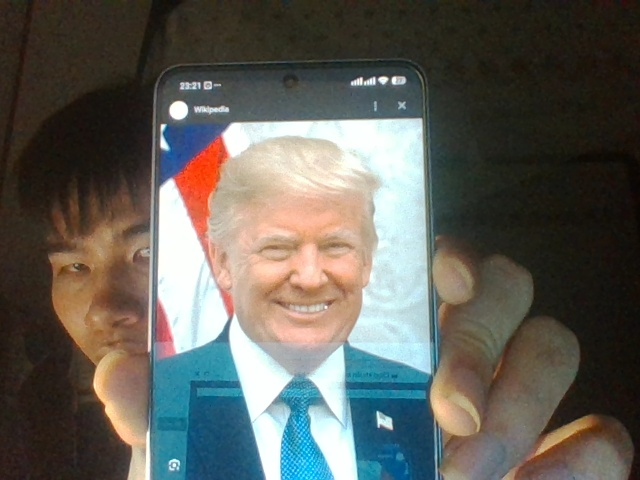
#> input picture data/photos/123456678.jpg, 640 x 480 px
$ python -i simple_encoder.py   (imports and definitions only)
#> lines starting #> are read from the running program, lines starting #| are printed output that depends on the picture; after the words box and inside, x2 and y2 are one past the last pixel; in counts of white or black regions, pixels touching at a corner belong together
#> in encode_from_file, frame is the input picture: shape (480, 640, 3); mean B, G, R 88.7, 95.3, 96.5
"""
Fallback face encoder that only depends on OpenCV and numpy.

This is less accurate than the face_recognition/dlib backend, but it lets the
application register and compare faces on machines where dlib is not installed.
"""
from __future__ import annotations

from dataclasses import dataclass
from typing import List, Tuple

import cv2
import numpy as np


FaceBox = Tuple[int, int, int, int]  # top, right, bottom, left
HAAR_XML = cv2.data.haarcascades + "haarcascade_frontalface_default.xml"


@dataclass
class SimpleEncodingResult:
    success: bool
    encoding: np.ndarray | None = None
    message: str = ""
    box: FaceBox | None = None


def detect_faces(frame_bgr: np.ndarray) -> List[FaceBox]:
    if frame_bgr is None or frame_bgr.size == 0:
        return []

    cascade = cv2.CascadeClassifier(HAAR_XML)
    if cascade.empty():
        return []

    gray = cv2.cvtColor(frame_bgr, cv2.COLOR_BGR2GRAY)
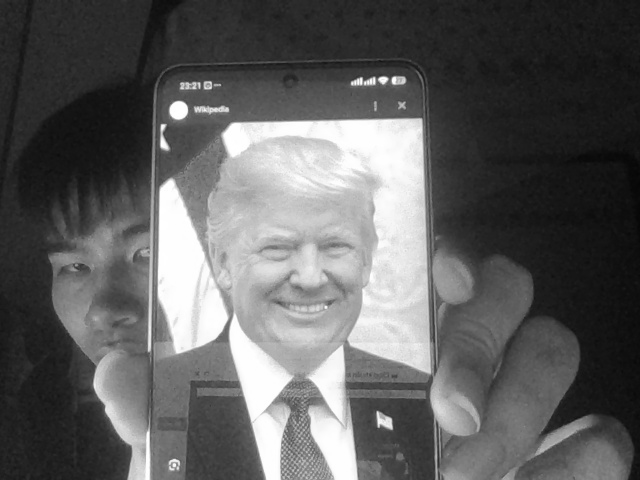
#> gray: shape (480, 640); min 6, max 255, mean 94.9
    faces = cascade.detectMultiScale(
        gray,
        scaleFactor=1.1,
        minNeighbors=5,
        minSize=(70, 70),
    )
#> faces = [[232, 187, 156, 156]]
    boxes: List[FaceBox] = []
    for x, y, w, h in faces:
        boxes.append((int(y), int(x + w), int(y + h), int(x)))
#> this loop made 1 pass
#> after the loop, boxes = [(187, 388, 343, 232)]
    return boxes


def encode_from_file(image_path: str) -> SimpleEncodingResult:
    frame = cv2.imread(image_path)
    if frame is None:
        return SimpleEncodingResult(False, message=f"Không đọc được ảnh: {image_path}")
    return encode_largest_face(frame)


def encode_largest_face(frame_bgr: np.ndarray) -> SimpleEncodingResult:
    boxes = detect_faces(frame_bgr)
#> boxes = [(187, 388, 343, 232)]
    if not boxes:
        return SimpleEncodingResult(False, message="Không tìm thấy khuôn mặt trong ảnh")

    box = max(boxes, key=lambda b: (b[2] - b[0]) * (b[1] - b[3]))
#> box = (187, 388, 343, 232)
    encoding = encode_face_box(frame_bgr, box)
    return SimpleEncodingResult(True, encoding=encoding, box=box, message="opencv_lbp")


def encode_face_box(frame_bgr: np.ndarray, box: FaceBox) -> np.ndarray:
#> called with box = (187, 388, 343, 232)
    top, right, bottom, left = box
#> top = 187; right = 388; bottom = 343; left = 232
    h, w = frame_bgr.shape[:2]
#> h = 480; w = 640
    pad_y = int((bottom - top) * 0.12)
#> pad_y = 18
    pad_x = int((right - left) * 0.12)
#> pad_x = 18

    y1 = max(0, top - pad_y)
#> y1 = 169
    y2 = min(h, bottom + pad_y)
#> y2 = 361
    x1 = max(0, left - pad_x)
#> x1 = 214
    x2 = min(w, right + pad_x)
#> x2 = 406

    face = frame_bgr[y1:y2, x1:x2]
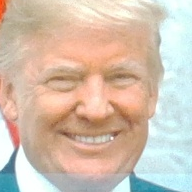
#> face: shape (192, 192, 3); mean B, G, R 176.4, 193, 211.7
    gray = cv2.cvtColor(face, cv2.COLOR_BGR2GRAY)
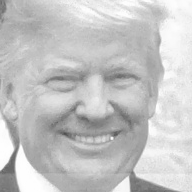
#> gray: shape (192, 192); min 78, max 255, mean 196.7
    gray = cv2.resize(gray, (96, 96), interpolation=cv2.INTER_AREA)
#> gray: shape (96, 96)
    gray = cv2.equalizeHist(gray)

    lbp = _lbp(gray)
    features = []
    cell = 24
    for y in range(0, 96, cell):
        for x in range(0, 96, cell):
            hist, _ = np.histogram(lbp[y:y + cell, x:x + cell], bins=256, range=(0, 256))
            hist = hist.astype(np.float32)
            hist /= hist.sum() + 1e-7
            features.append(hist)

    return np.concatenate(features).astype(np.float32)


def best_match(
    encoding: np.ndarray,
    known_encodings: List[np.ndarray],
    threshold: float = 0.82,
) -> Tuple[int, float]:
    if not known_encodings:
        return -1, 0.0

    scores = [cosine_similarity(encoding, known) for known in known_encodings]
    best_idx = int(np.argmax(scores))
    best_score = float(scores[best_idx])
    if best_score < threshold:
        return -1, best_score
    return best_idx, best_score


def cosine_similarity(a: np.ndarray, b: np.ndarray) -> float:
    if a.shape != b.shape:
        return 0.0
    denom = (np.linalg.norm(a) * np.linalg.norm(b)) + 1e-7
    return float(np.dot(a, b) / denom)


def _lbp(gray: np.ndarray) -> np.ndarray:
    center = gray[1:-1, 1:-1]
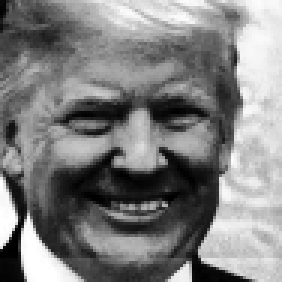
#> center: shape (94, 94) (shown 3 times larger); min 0, max 255, mean 127.6
    code = np.zeros_like(center, dtype=np.uint8)
    neighbors = [
        gray[:-2, :-2],
        gray[:-2, 1:-1],
        gray[:-2, 2:],
        gray[1:-1, 2:],
        gray[2:, 2:],
        gray[2:, 1:-1],
        gray[2:, :-2],
        gray[1:-1, :-2],
    ]
    for bit, neighbor in enumerate(neighbors):
        code |= ((neighbor >= center).astype(np.uint8) << bit)
#> this loop made 8 passes
#> pass 1, in _lbp, `code |= ((neighbor >= center).astype(np.uint8) << bit)`:
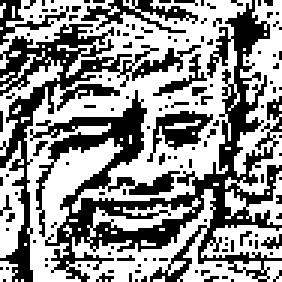
#> code: shape (94, 94) (shown 3 times larger); values 0 (black) and 1 (white), 56.6% white; black in thin lines or dots
#> after the loop:
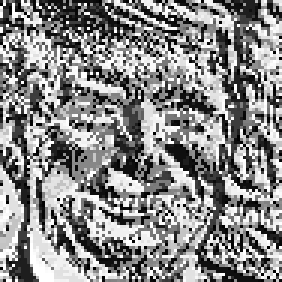
#> code: shape (94, 94) (shown 3 times larger); min 0, max 255, mean 136.7

    result = np.zeros_like(gray, dtype=np.uint8)
    result[1:-1, 1:-1] = code
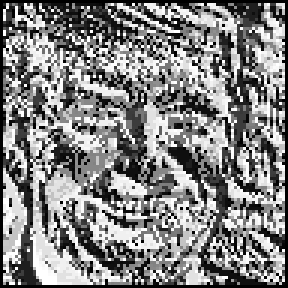
#> result: shape (96, 96) (shown 3 times larger); min 0, max 255, mean 131
    return result

>>> result = encode_from_file('../../data/photos/123456678.jpg')
#> after the loop in encode_face_box, `for y in range(0, 96, cell):`: features = 16 items
#> in encode_largest_face, `encoding = encode_face_box(frame_bgr, box)`: encoding = 4096 values, max 0.141 at index 3327, min 0 at index 17, mean 0.00391

$ run again, on data/photos/1234567890.jpg
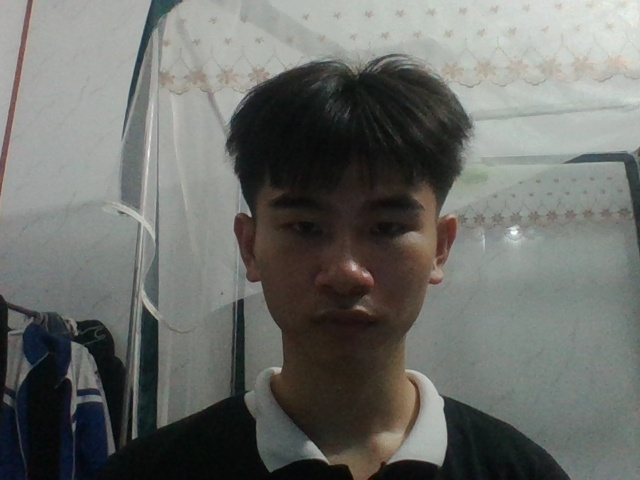
#> input picture data/photos/1234567890.jpg, 640 x 480 px
#> in encode_from_file, frame is the input picture: shape (480, 640, 3); mean B, G, R 105.7, 109.5, 107.7
#> faces = [[232, 147, 232, 232]]
#> the loop in detect_faces, `for x, y, w, h in faces:` made 1 pass
#> after the loop in detect_faces, `for x, y, w, h in faces:`: boxes = [(147, 464, 379, 232)]
#> box = (147, 464, 379, 232)
#> top = 147; right = 464; bottom = 379; left = 232
#> pad_y = 27
#> y1 = 120
#> y2 = 406
#> x1 = 205
#> x2 = 491
#> the loop in _lbp, `for bit, neighbor in enumerate(neighbors):` made 8 passes
#> pass 1, in _lbp, `code |= ((neighbor >= center).astype(np.uint8) << bit)`:
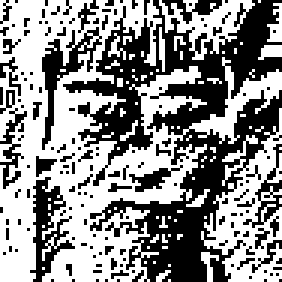
#> code: shape (94, 94) (shown 3 times larger); values 0 (black) and 1 (white), 55.1% white; 155 black regions (144 under 20 px), largest, box (x1, y1, x2, y2) and area: (21, 0, 94, 94) 2680, (10, 59, 25, 94) 216, (14, 9, 34, 50) 209
#> in _lbp, `result[1:-1, 1:-1] = code`:
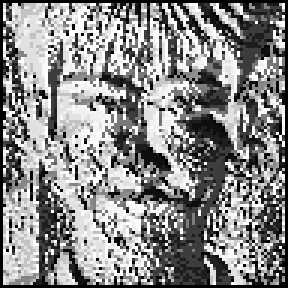
#> result: shape (96, 96) (shown 3 times larger); min 0, max 255, mean 136.2
#> after the loop in encode_face_box, `for y in range(0, 96, cell):`: features = 16 items
#> encoding = 4096 values, max 0.158 at index 511, min 0 at index 1, mean 0.00391

$ run again, on data/photos/SV002.jpg
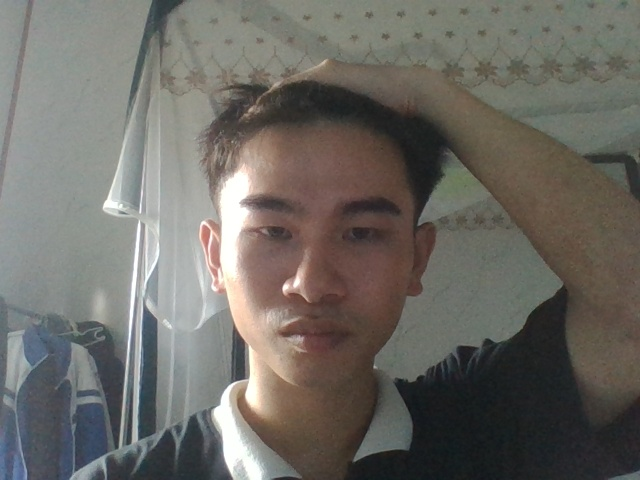
#> input picture data/photos/SV002.jpg, 640 x 480 px
#> in encode_from_file, frame is the input picture: shape (480, 640, 3); mean B, G, R 100.9, 106.6, 109.2
#> faces = [[216, 170, 91, 91]]
#> the loop in detect_faces, `for x, y, w, h in faces:` made 1 pass
#> after the loop in detect_faces, `for x, y, w, h in faces:`: boxes = [(170, 307, 261, 216)]
#> box = (170, 307, 261, 216)
#> top = 170; right = 307; bottom = 261; left = 216
#> pad_y = 10
#> y1 = 160
#> y2 = 271
#> x1 = 206
#> x2 = 317
#> the loop in _lbp, `for bit, neighbor in enumerate(neighbors):` made 8 passes
#> pass 1, in _lbp, `code |= ((neighbor >= center).astype(np.uint8) << bit)`:
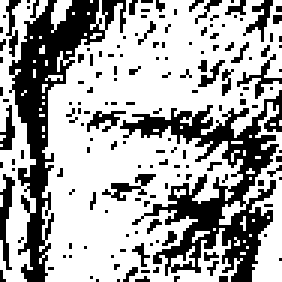
#> code: shape (94, 94) (shown 3 times larger); values 0 (black) and 1 (white), 65.5% white; 157 black regions (147 under 20 px), largest, box (x1, y1, x2, y2) and area: (40, 30, 94, 94) 1170, (3, 0, 42, 94) 998, (0, 58, 5, 90) 74
#> in _lbp, `result[1:-1, 1:-1] = code`:
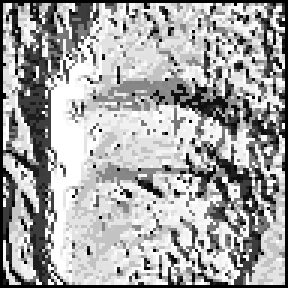
#> result: shape (96, 96) (shown 3 times larger); min 0, max 255, mean 164.4
#> after the loop in encode_face_box, `for y in range(0, 96, cell):`: features = 16 items
#> encoding = 4096 values, max 0.252 at index 1279, min 0 at index 5, mean 0.00391

$ run again, on data/photos/tktktkt.jpg
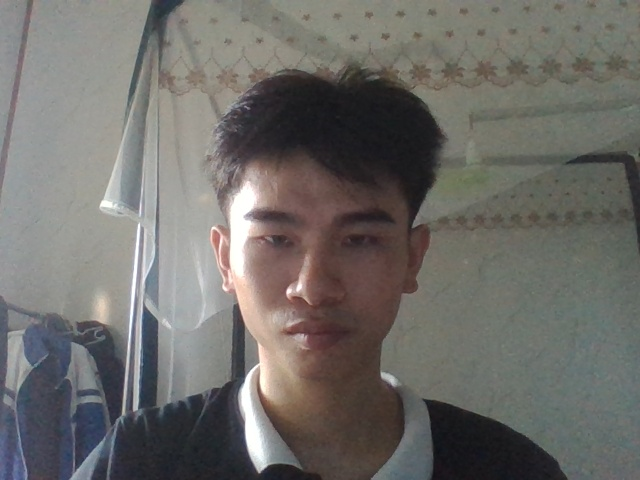
#> input picture data/photos/tktktkt.jpg, 640 x 480 px
#> in encode_from_file, frame is the input picture: shape (480, 640, 3); mean B, G, R 105.1, 108.8, 110.7
#> faces = [[222, 167, 196, 196]]
#> the loop in detect_faces, `for x, y, w, h in faces:` made 1 pass
#> after the loop in detect_faces, `for x, y, w, h in faces:`: boxes = [(167, 418, 363, 222)]
#> box = (167, 418, 363, 222)
#> top = 167; right = 418; bottom = 363; left = 222
#> pad_y = 23
#> y1 = 144
#> y2 = 386
#> x1 = 199
#> x2 = 441
#> the loop in _lbp, `for bit, neighbor in enumerate(neighbors):` made 8 passes
#> in _lbp, `result[1:-1, 1:-1] = code`:
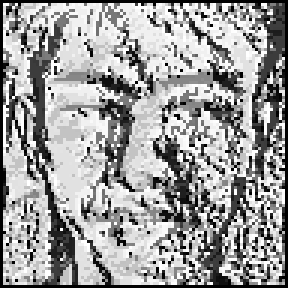
#> result: shape (96, 96) (shown 3 times larger); min 0, max 255, mean 157
#> after the loop in encode_face_box, `for y in range(0, 96, cell):`: features = 16 items
#> encoding = 4096 values, max 0.175 at index 2273, min 0 at index 5, mean 0.00391
